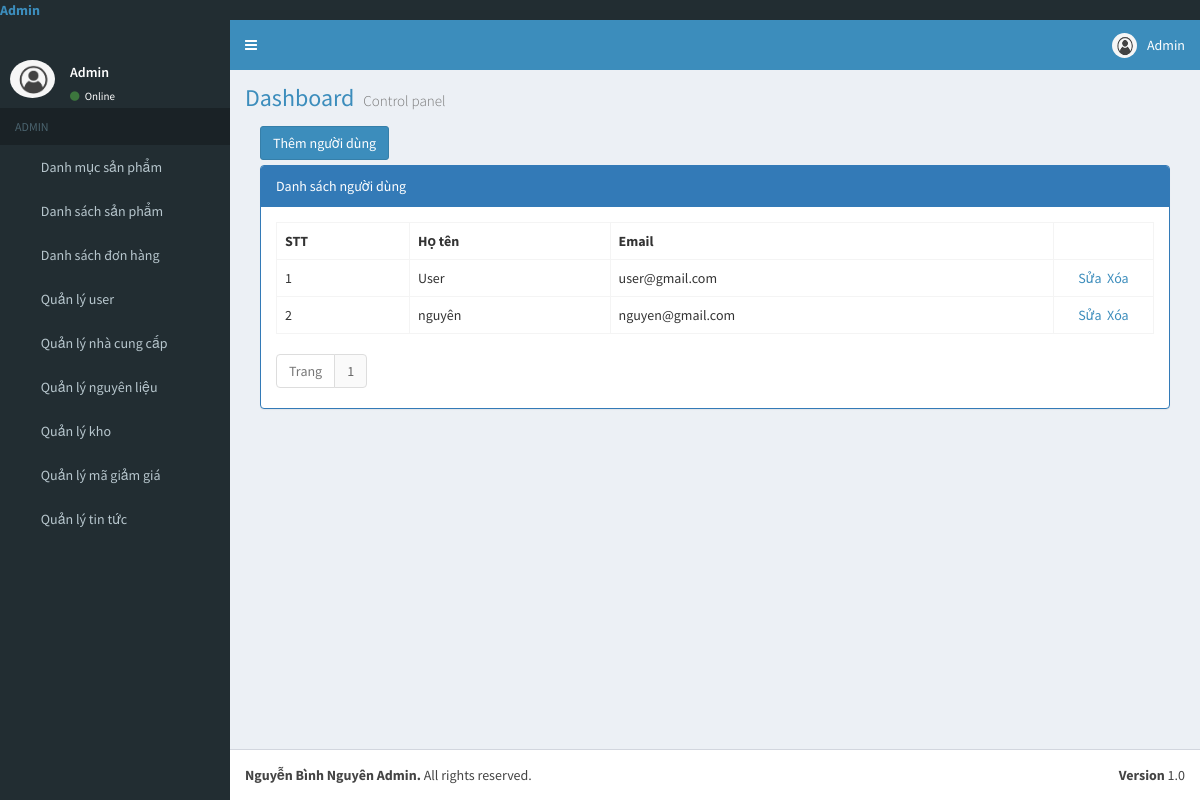
/index.php?area=Backend&controller=User (signed in), run on the app's committed database.
### tables this page shows
CREATE TABLE `tbl_account` (
  `account_id` int(11) NOT NULL,
  `fullname` varchar(100) NOT NULL,
  `email` varchar(100) NOT NULL,
  `password` varchar(100) NOT NULL,
  `phone` varchar(20) NOT NULL,
  `address` varchar(100) NOT NULL,
  `role` varchar(20) NOT NULL
);

### Controllers/Backend/UserController.php (called while the page is built, shortened)
<?php
	include "Models/Backend/UserModel.php";
	class UserController extends Controller{
		public function index(){
			$pageSize = 4;
			$totalRecord = $this->totalRecord();
			$numPage = ceil($totalRecord/$pageSize);
			$p = isset($_GET["p"])&&is_numeric($_GET["p"])&&$_GET["p"]>0 ? ($_GET["p"]-1) : 0;
			$from = $p * $pageSize;
			$data = $this->fetchAll($from,$pageSize);
			$this->renderHTML("Views/Backend/UserView.php",array("data"=>$data,"numPage"=>$numPage));
		}
	}
 ?>

### index.php (called while the page is built, shortened)
<?php
	include "App/Routing.php";
 ?>

### Models/Backend/UserModel.php (called while the page is built, shortened)
<?php
	trait UserModel{
		public function fetchAll($from, $pageSize){
			$conn = Connection::getInstance();
			$query = $conn->query("select * from tbl_account where role='customer' order by account_id asc limit $from, $pageSize");
			return $query->fetchAll();
		}
		public function totalRecord(){
			$conn = Connection::getInstance();
			$query = $conn->query("select account_id from tbl_account");
			return $query->rowCount();
		}
	}
 ?>

### Views/Backend/UserView.php (the view, shortened to what this page needs)
<div class="col-md-12">
    <div style="margin-bottom:5px;">
        <a href="index.php?area=backend&controller=User&action=add" class="btn btn-primary">Thêm người dùng</a>
    </div>
    <div class="panel panel-primary">
        <div class="panel-heading">Danh sách người dùng</div>
        <div class="panel-body">
            <table class="table table-bordered table-hover">
                <tr>
                    <th>STT</th>
                    <th>Họ tên</th>
                    <th>Email</th>
                    <th style="width:100px;"></th>
                </tr>
                <?php $cnt=1;foreach($data as $rows): ?>
                <tr>
                    <td><?php echo $cnt; $cnt++;?></td>
                    <td><?php echo $rows->fullname; ?></td>
                    <td><?php echo $rows->email; ?></td>
                    <td style="text-align:center;">
                        <a href="index.php?area=backend&controller=User&action=edit&id=<?php echo $rows->account_id; ?>">Sửa</a>&nbsp;
                        <a href="index.php?area=backend&controller=User&action=delete&id=<?php echo $rows->account_id; ?>" onclick="return window.confirm('Are you sure?');">Xóa</a>
                    </td>
                </tr>
                <?php endforeach; ?>
            </table>
            <ul class="pagination">
                <li class="page-item disabled">
                    <a href="#" class="page-link">Trang</a>
                </li>
                <?php for($i = 1; $i <= $numPage; $i++): ?>
                <li class="page-item">
                    <a href="index.php?area=backend&controller=User&p=<?php echo $i; ?>" class="page-link"><?php echo $i; ?></a>
                </li>
                <?php endfor; ?>
            </ul>
        </div>
    </div>
</div>

### Views/Backend/UserView.php (style rules this page uses)
.pagination { padding:0px; margin:0px; }

### data on the page
tbl_account: fullname "User", email "user@gmail.com"
tbl_account: fullname "nguyên", email "nguyen@gmail.com"

### other printed values
$_SESSION["fullname"] "Admin"
